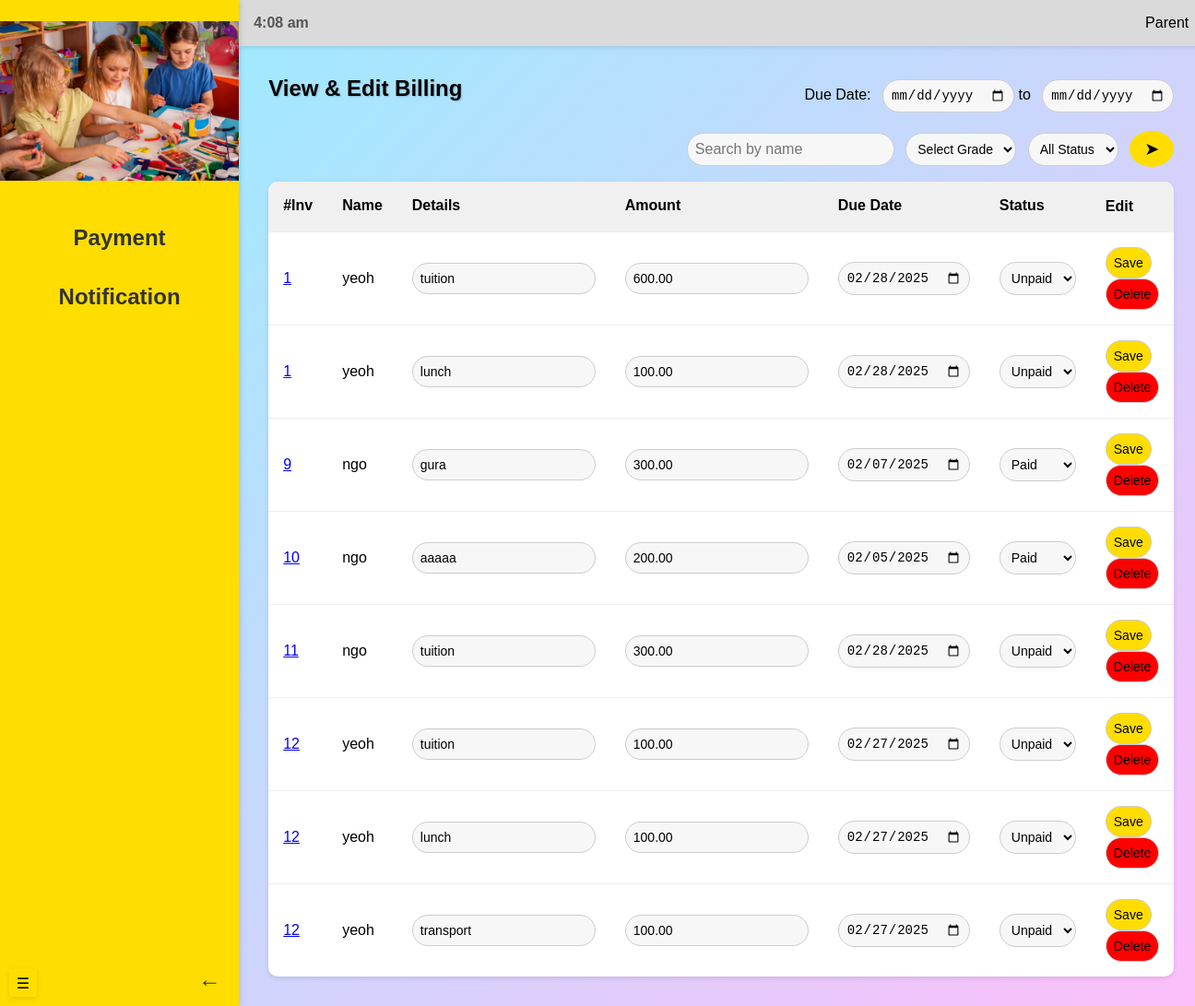
The page /admin/viewBilling (signed in) on the database as committed earlier.
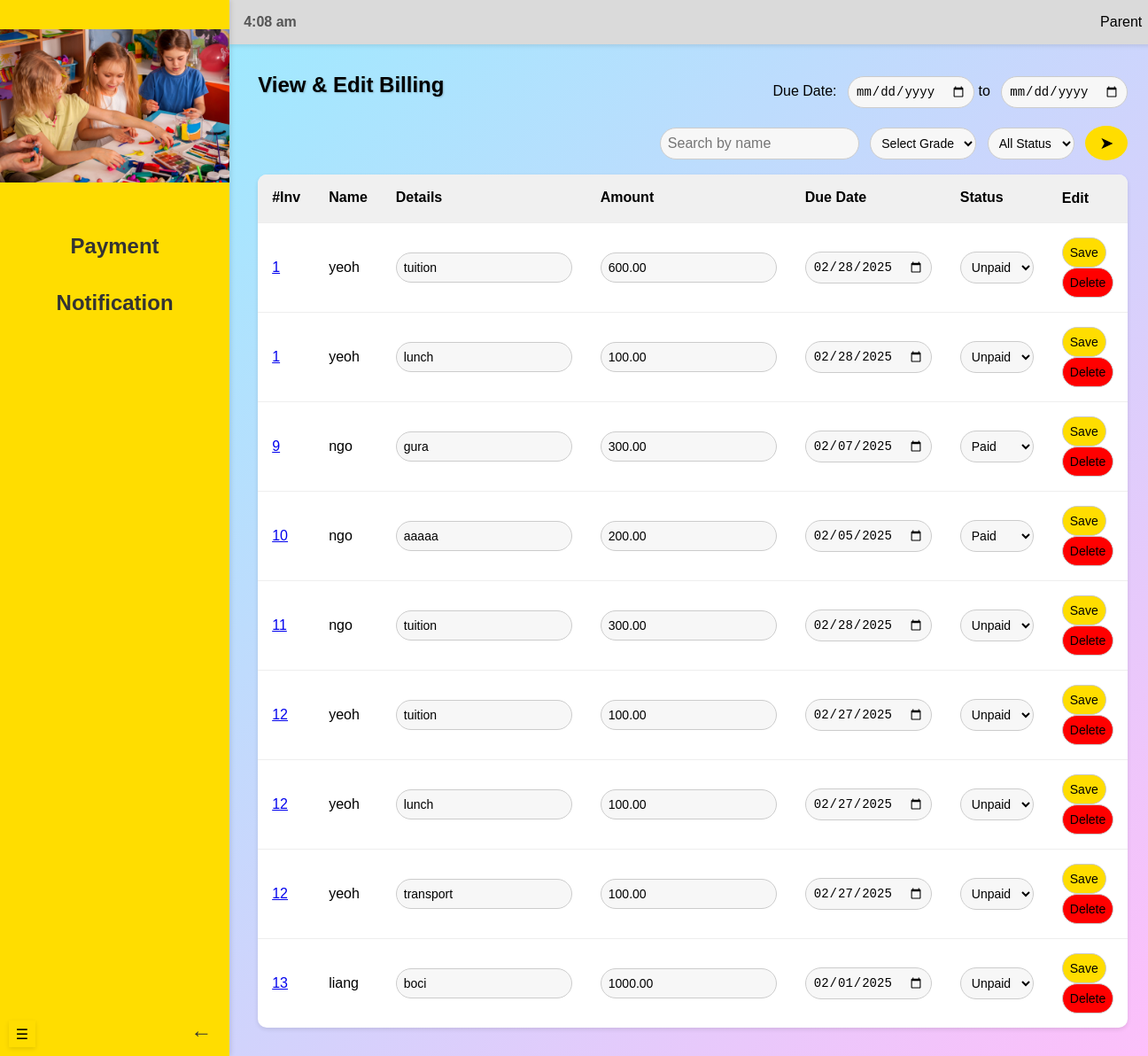
The same page on the database as committed later.
### models.py (models this page shows, shortened)
class Fee(db.Model):
    __tablename__ = 'fees'
    id = db.Column(db.Integer, primary_key=True, autoincrement=True)
    student_id = db.Column(db.Integer, db.ForeignKey('students.id'), nullable=False)
    create_date = db.Column(db.Date, default=func.current_date())
    due_date = db.Column(db.Date, nullable=False)
    amount = db.Column(NUMERIC(10, 2), nullable=False)
    fee_type = db.Column(db.String(100), nullable=False)
    status = db.Column(db.Enum('unpaid', 'paid', name='fee_status'), default='unpaid')
    invoice_id = db.Column(db.Integer, db.ForeignKey('invoices.id'), nullable=True)
    invoice = db.relationship('Invoice', back_populates='fees')

class Invoice(db.Model):
    __tablename__ = 'invoices'
    id = db.Column(db.Integer, primary_key=True, autoincrement=True)
    total_amount = db.Column(NUMERIC(10, 2), nullable=False)
    flag = db.Column(db.Boolean, default=False)  # True if paid before the due date
    penalty_amount = db.Column(NUMERIC(10, 2), default=0.00)  # Penalty fee if late
    discount_amount = db.Column(NUMERIC(10, 2), default=0.00)  # Discount if paid early
    fees = db.relationship('Fee', back_populates='invoice', lazy='joined')

class Student(db.Model):
    __tablename__ = 'students'
    id = db.Column(db.Integer, primary_key=True, autoincrement=True)
    name = db.Column(db.String(255), nullable=False)
    grade = db.Column(db.String(50), nullable=False)
    dob = db.Column(db.Date, nullable=False)
    transport = db.Column(db.Boolean, default=False)
    user_id = db.Column(db.Integer, db.ForeignKey('users.id'), nullable=False)
    fees = db.relationship('Fee', backref='student', cascade='all, delete-orphan')

### routes/admin_routes.py (the view)
@admin_blueprint.route("/viewBilling", methods=["GET"])
@login_required
def viewBilling():
    student_name = request.args.get("student_name")
    grade = request.args.get("grade")
    status = request.args.get("status")
    start_date = request.args.get("start_date")
    end_date = request.args.get("end_date")
    fees, error = view_billing(student_name, grade, status, start_date, end_date)
    if error:
        fees = []
        return jsonify({"error": error}), 400
    return render_template("viewBilling.html", fees=fees)

### app.py (called while the page is built)
@login_manager.user_loader
def load_user(user_id):
    return User.query.get(int(user_id))

### templates/viewBilling.html (shortened to what this page needs)
{% if current_user.role == 'teacher' %}
{% extends "teacherBase.html" %}
{% elif current_user.role == 'admin'%}
{% extends "adminBase.html" %}
{% elif current_user.role == 'accountant' %}
{% extends "accountantBase.html" %}
{% elif current_user.role == 'parent'%}
{% extends "parentBase.html" %}
{% endif %}
{% block header %}
<link rel="stylesheet" href="{{ url_for('static', filename='viewBilling.css') }}">
{% endblock %}
{% block content %}
<section class="content">
    <div class="header-container">
        <form method="GET" action="{{ url_for('accountant.viewBilling') }}">
            <div class="header-top">
                <h1>View & Edit Billing</h1>
                <div class="date-filters">
                    <span>Due Date:</span>
                    <input type="date" name="start_date" value="{{ request.args.get('start_date', '') }}"
                        placeholder="Start Due Date">
                    <span> to </span>
                    <input type="date" name="end_date" value="{{ request.args.get('end_date', '') }}"
                        placeholder="End Date">
                </div>
            </div>
            <div class="search-bar">
                <input type="text" name="student_name" placeholder="Search by name"
                    value="{{ request.args.get('student_name', '') }}">
                <select id="grade" name="grade">
                    <option value="">Select Grade</option>
                </select>
                <select name="status">
                    <option value="">All Status</option>
                </select>
                <button>&#x27A4;</button>
            </div>
        </form>
    </div>
    <table id="myTable2">
        <thead>
            <tr>
                <th onclick="sortTable(0)">#Inv </th>
                <th onclick="sortTable(1)">Name </th>
                <th onclick="sortTable(2)">Details </th>
                <th onclick="sortTable(3)">Amount </th>
                <th onclick="sortTable(4)">Due Date </th>
                <th onclick="sortTable(5)">Status </th>
                <th>Edit</th>
            </tr>
        </thead>
        <tbody>
            {% if fees %}
            {% for fee in fees %}
            <tr>
                <td>
                    <a href="{{ url_for('accountant.invoice_details', invoice_id=fee.invoice.id) }}">{{ fee.invoice.id }}</a>
                </td>
                <td>
                    <span class="name">{{ fee.student.name }}</span>
                </td>
                <td>
                    <input type="text" class="details" data-id="{{ fee.id }}" value="{{ fee.fee_type }}">
                </td>
                <td>
                    <input type="number" class="amount" data-id="{{ fee.id }}" value="{{ fee.amount }}">
                </td>
                <td>
                    <input type="date" class="dueDate" data-id="{{ fee.id }}" value="{{ fee.due_date }}">
                </td>
                <td>
                    <select class="status" data-id="{{ fee.id }}">
                        <option value="unpaid" {% if fee.status=='unpaid' %}selected{% endif %}>Unpaid</option>
                        <option value="paid" {% if fee.status=='paid' %}selected{% endif %}>Paid</option>
                    </select>
                </td>
                <td class="edit">
                    <button class="update-btn" data-id="{{ fee.id }}">Save</button>
                    <button class="delete-btn" data-id="{{ fee.id }}">Delete</button>
                </td>
            </tr>
            {% endfor %}
            {% else %}
            <tr>
                <td colspan="7">No fee records found.</td>
            </tr>
            {% endif %}
        </tbody>
    </table>
</section>
</div>
{% endblock %}

Rows that differ between the two databases and show on the page:
added Fee: invoice.id "13", student.name "liang", fee_type "boci", amount "1000.00", due_date "02/01/2025", status+id "Unpaid"
